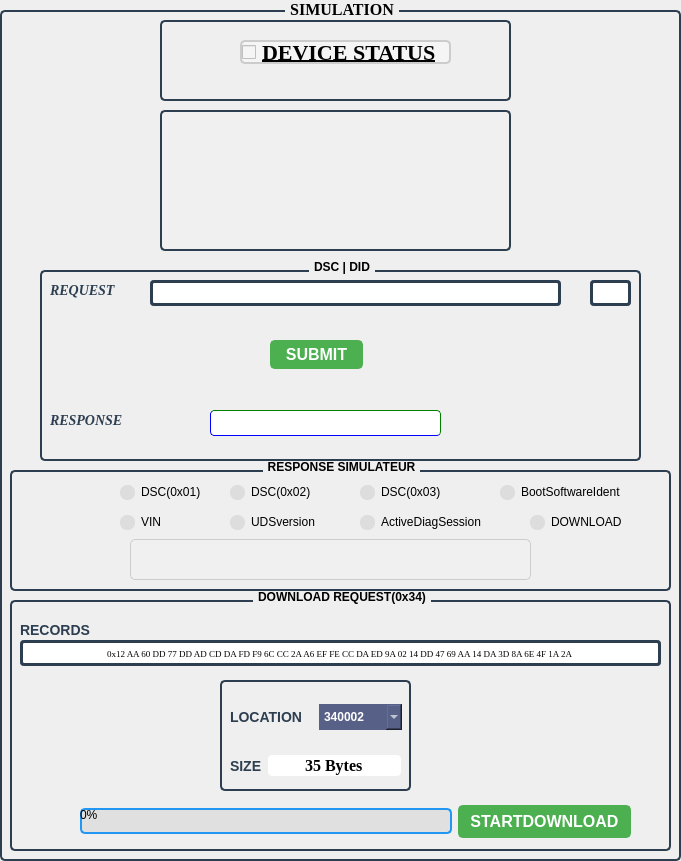
   <widget class="QGroupBox" name="groupBox_Simulation">
    <property name="geometry">
     <rect>
      <x>2170</x>
      <y>10</y>
      <width>681</width>
      <height>861</height>
     </rect>
    </property>
    <property name="font">
     <font>
      <family>Times New Roman</family>
      <pointsize>12</pointsize>
      <bold>true</bold>
     </font>
    </property>
    <property name="styleSheet">
     <string notr="true">  QGroupBox {
      border: 2px solid #2c3e50;
      border-radius: 5px;
      margin-top: 10px;
    }

    QGroupBox::title {
      subcontrol-origin: margin;
      subcontrol-position: top center;
      padding: 0 3px;
     
    }
</string>
    </property>
    <property name="title">
     <string>SIMULATION</string>
    </property>
    <widget class="QGroupBox" name="groupBox_9">
     <property name="geometry">
      <rect>
       <x>160</x>
       <y>10</y>
       <width>351</width>
       <height>91</height>
      </rect>
     </property>
     <property name="styleSheet">
      <string notr="true">QGroupBox { 
    border: 2px solid #2c3e50;
      border-radius: 5px;
      margin-top: 10px;
 } </string>
     </property>
     <property name="title">
      <string/>
     </property>
     <widget class="QCheckBox" name="checkSRV">
      <property name="geometry">
       <rect>
        <x>80</x>
        <y>30</y>
        <width>211</width>
        <height>24</height>
       </rect>
      </property>
      <property name="font">
       <font>
        <family>Times New Roman</family>
        <pointsize>-1</pointsize>
        <italic>false</italic>
        <bold>true</bold>
        <underline>true</underline>
       </font>
      </property>
      <property name="toolTip">
       <string>&lt;html&gt;&lt;head/&gt;&lt;body&gt;&lt;p&gt;&lt;br/&gt;&lt;/p&gt;&lt;/body&gt;&lt;/html&gt;</string>
      </property>
      <property name="whatsThis">
       <string>&lt;html&gt;&lt;head/&gt;&lt;body&gt;&lt;p align=&quot;center&quot;&gt;&lt;br/&gt;&lt;/p&gt;&lt;/body&gt;&lt;/html&gt;</string>
      </property>
      <property name="styleSheet">
       <string notr="true">QCheckBox {
  border: 2px solid #cccccc; /* Light gray border */
  border-radius: 5px; /* Rounded corners */
  background-color: #f5f5f5; /* Light gray background */
  color: black; /* Text color */
  font-size: 22px; /* Font size */
}

QCheckBox::indicator:checked {
  background-color: #008000; /* Green background for checked state */
}
</string>
      </property>
      <property name="text">
       <string>DEVICE STATUS</string>
      </property>
      <property name="checked">
       <bool>false</bool>
      </property>
     </widget>
    </widget>
    <widget class="QTextEdit" name="HandleResField">
     <property name="geometry">
      <rect>
       <x>160</x>
       <y>100</y>
       <width>351</width>
       <height>151</height>
      </rect>
     </property>
     <property name="styleSheet">
      <string notr="true">background-color: #f0f0f0;
border: 2px solid #2c3e50;
      border-radius: 5px;
      margin-top: 10px;
padding: 5px;
font-size: 13px;
font-weight:bold;
font-family: 'Times New Roman'; 
color: #333;</string>
     </property>
    </widget>
    <widget class="QGroupBox" name="groupBox_FF_2">
     <property name="geometry">
      <rect>
       <x>40</x>
       <y>260</y>
       <width>601</width>
       <height>201</height>
      </rect>
     </property>
     <property name="font">
      <font>
       <pointsize>9</pointsize>
       <bold>true</bold>
      </font>
     </property>
     <property name="styleSheet">
      <string notr="true">  QGroupBox {
      border: 2px solid #2c3e50;
      border-radius: 5px;
      margin-top: 10px;
    }

    QGroupBox::title {
      subcontrol-origin: margin;
      subcontrol-position: top center;
      padding: 0 3px;
     
    }
</string>
     </property>
     <property name="title">
      <string>DSC | DID</string>
     </property>
     <widget class="QLabel" name="label_23">
      <property name="geometry">
       <rect>
        <x>10</x>
        <y>20</y>
        <width>101</width>
        <height>20</height>
       </rect>
      </property>
      <property name="font">
       <font>
        <family>Times New Roman</family>
        <pointsize>-1</pointsize>
        <italic>true</italic>
        <bold>true</bold>
       </font>
      </property>
      <property name="styleSheet">
       <string notr="true">  QLabel {
      color: #2c3e50;
      font-size: 14px;
      font-weight: bold;
    }
</string>
      </property>
      <property name="text">
       <string>REQUEST</string>
      </property>
     </widget>
     <widget class="QLineEdit" name="dataField_sim">
      <property name="geometry">
       <rect>
        <x>110</x>
        <y>20</y>
        <width>411</width>
        <height>26</height>
       </rect>
      </property>
      <property name="font">
       <font>
        <family>Times New Roman</family>
        <pointsize>12</pointsize>
        <bold>true</bold>
       </font>
      </property>
      <property name="styleSheet">
       <string notr="true"> QLineEdit { 
                        border-radius: 4px; 
                         color:rgb(0, 0, 0); 
                         background-color: rgb(255, 255, 255); 
                         border-color:  #2c3e50 ;
                          border-top-style:none;
                           border-width: 3px; border-style: solid;} 

QLineEdit:focus { 
                         border-style:outset; 
                         border-width:4px; 
                         border-radius: 4px;
                         border-color: #E0E0E0;
                         color:rgb(0, 0, 0); 
                         background-color: #FFFFFF; } </string>
      </property>
      <property name="alignment">
       <set>Qt::AlignCenter</set>
      </property>
     </widget>
     <widget class="QLabel" name="label_24">
      <property name="geometry">
       <rect>
        <x>10</x>
        <y>150</y>
        <width>111</width>
        <height>20</height>
       </rect>
      </property>
      <property name="font">
       <font>
        <family>Times New Roman</family>
        <pointsize>-1</pointsize>
        <italic>true</italic>
        <bold>true</bold>
       </font>
      </property>
      <property name="styleSheet">
       <string notr="true">  QLabel {
      color: #2c3e50;
      font-size: 14px;
      font-weight: bold;
    }
</string>
      </property>
      <property name="text">
       <string>RESPONSE</string>
      </property>
     </widget>
     <widget class="QLineEdit" name="receivedDataField_sim">
      <property name="geometry">
       <rect>
        <x>170</x>
        <y>150</y>
        <width>231</width>
        <height>26</height>
       </rect>
      </property>
      <property name="font">
       <font>
        <family>Times New Roman</family>
        <pointsize>14</pointsize>
        <bold>true</bold>
       </font>
      </property>
      <property name="styleSheet">
       <string notr="true"> QLineEdit { 
                         border-radius: 4px; 
                         color:rgb(0, 0, 0); 
                         background-color: rgb(255, 255, 255); 
                          border-color:  green green blue blue;border-top-style:none;
border-width: 1px; border-style: solid;} 

QLineEdit:focus { 
                         border-style:outset; 
                         border-width:4px; 
                         border-radius: 4px;
                         border-color: #25C6B2;
                         color:rgb(0, 0, 0); 
                         background-color: #FFFFFF; } </string>
      </property>
      <property name="alignment">
       <set>Qt::AlignCenter</set>
      </property>
     </widget>
     <widget class="QLineEdit" name="ByteCount_sim">
      <property name="geometry">
       <rect>
        <x>550</x>
        <y>20</y>
        <width>41</width>
        <height>26</height>
       </rect>
      </property>
      <property name="styleSheet">
       <string notr="true">QLineEdit { border-radius: 4px; 
                         color:rgb(0, 0, 0); 
                         background-color: rgb(255, 255, 255); 
                         border-color:  #2c3e50 ;
                          border-top-style:none;
                           border-width: 3px; border-style: solid; }</string>
      </property>
      <property name="alignment">
       <set>Qt::AlignCenter</set>
      </property>
     </widget>
     <widget class="QPushButton" name="sendButton_sim">
      <property name="geometry">
       <rect>
        <x>230</x>
        <y>80</y>
        <width>93</width>
        <height>29</height>
       </rect>
      </property>
      <property name="font">
       <font>
        <pointsize>12</pointsize>
        <bold>true</bold>
       </font>
      </property>
      <property name="styleSheet">
       <string notr="true"> QPushButton {
      background-color: #4CAF50;
      color: white;
      border: 2px solid #4CAF50;
      border-radius: 5px;
      padding: 5px 10px;
    }

    QPushButton:hover {
      background-color: #45a049;
    }
</string>
      </property>
      <property name="text">
       <string>SUBMIT</string>
      </property>
     </widget>
    </widget>
    <widget class="QGroupBox" name="groupBox_15">
     <property name="geometry">
      <rect>
       <x>10</x>
       <y>590</y>
       <width>661</width>
       <height>261</height>
      </rect>
     </property>
     <property name="font">
      <font>
       <bold>true</bold>
      </font>
     </property>
     <property name="styleSheet">
      <string notr="true">  QGroupBox {
      border: 2px solid #2c3e50;
      border-radius: 5px;
      margin-top: 10px;
    }

    QGroupBox::title {
      subcontrol-origin: margin;
      subcontrol-position: top center;
      padding: 0 3px;
     
    }
</string>
     </property>
     <property name="title">
      <string>DOWNLOAD REQUEST(0x34)</string>
     </property>
     <widget class="QLineEdit" name="Data">
      <property name="geometry">
       <rect>
        <x>10</x>
        <y>50</y>
        <width>641</width>
        <height>26</height>
       </rect>
      </property>
      <property name="font">
       <font>
        <family>Times New Roman</family>
        <pointsize>7</pointsize>
        <bold>false</bold>
       </font>
      </property>
      <property name="styleSheet">
       <string notr="true"> QLineEdit { 
                          border-radius: 4px; 
                         color:rgb(0, 0, 0); 
                         background-color: rgb(255, 255, 255); 
                         border-color:  #2c3e50 ;
                          border-top-style:none;
                           border-width: 3px; border-style: solid;} 

QLineEdit:focus { 
                         border-style:outset; 
                         border-width:4px; 
                         border-radius: 4px;
                         border-color: #E0E0E0;
                         color:rgb(0, 0, 0); 
                         background-color: #FFFFFF; } </string>
      </property>
      <property name="text">
       <string>0x12 AA 60 DD 77 DD AD CD DA FD F9 6C CC 2A A6 EF FE CC DA ED 9A 02 14 DD 47 69 AA 14 DA 3D 8A 6E 4F 1A 2A</string>
      </property>
      <property name="alignment">
       <set>Qt::AlignCenter</set>
      </property>
     </widget>
     <widget class="QGroupBox" name="groupBox_16">
      <property name="geometry">
       <rect>
        <x>210</x>
        <y>80</y>
        <width>191</width>
        <height>121</height>
       </rect>
      </property>
      <property name="title">
       <string/>
      </property>
      <widget class="QWidget" name="layoutWidget">
       <property name="geometry">
        <rect>
         <x>10</x>
         <y>30</y>
         <width>172</width>
         <height>34</height>
        </rect>
       </property>
       <layout class="QHBoxLayout" name="horizontalLayout">
        <item>
         <widget class="QLabel" name="label_20">
          <property name="styleSheet">
           <string notr="true">  QLabel {
      color: #2c3e50;
      font-size: 14px;
      font-weight: bold;
    }
</string>
          </property>
          <property name="text">
           <string>LOCATION</string>
          </property>
         </widget>
        </item>
        <item>
         <widget class="QComboBox" name="LocationSelect">
          <property name="styleSheet">
           <string notr="true">QComboBox{
border:                 none;
background-color:   rgb(87, 96, 134);
color:                      rgb(255, 255, 255);
font-weight:            bold;
padding:                    5px 

}

QListView{
    border:                 none;
    color:                      rgb(87, 96, 134);
    background-color:   rgb(255, 255, 255);
    font-weight:            bold;
    selection-background-color: rgb(47, 175, 178);
    show-decoration-selected: 1;
    margin-left:                -10px;
    padding-left    :           15px;
}

QListView::item:hover{

    background-color:   rgb(47, 175, 178);
    border:                 none;
}</string>
          </property>
          <item>
           <property name="text">
            <string>340002</string>
           </property>
          </item>
          <item>
           <property name="text">
            <string>345512</string>
           </property>
          </item>
          <item>
           <property name="text">
            <string>3489DD</string>
           </property>
          </item>
          <item>
           <property name="text">
            <string>3677BE</string>
           </property>
          </item>
          <item>
           <property name="text">
            <string>3912AC</string>
           </property>
          </item>
         </widget>
        </item>
       </layout>
      </widget>
      <widget class="QWidget" name="layoutWidget">
       <property name="geometry">
        <rect>
         <x>10</x>
         <y>80</y>
         <width>171</width>
         <height>31</height>
        </rect>
       </property>
       <layout class="QHBoxLayout" name="horizontalLayout_2">
        <item>
         <widget class="QLabel" name="label_28">
          <property name="styleSheet">
           <string notr="true">  QLabel {
      color: #2c3e50;
      font-size: 14px;
      font-weight: bold;
    }
</string>
          </property>
          <property name="text">
           <string>SIZE</string>
          </property>
         </widget>
        </item>
        <item>
         <widget class="QLineEdit" name="dataField_sim_3">
          <property name="font">
           <font>
            <family>Times New Roman</family>
            <pointsize>12</pointsize>
            <bold>true</bold>
           </font>
          </property>
          <property name="styleSheet">
           <string notr="true"> QLineEdit { 
                         border-radius: 4px; 
                         color:rgb(0, 0, 0); 
                         background-color: rgb(255, 255, 255); } 

QLineEdit:focus { 
                         border-style:outset; 
                         border-width:4px; 
                         border-radius: 4px;
                         border-color: #E0E0E0;
                         color:rgb(0, 0, 0); 
                         background-color: #FFFFFF; } </string>
          </property>
          <property name="text">
           <string>35 Bytes</string>
          </property>
          <property name="alignment">
           <set>Qt::AlignCenter</set>
          </property>
         </widget>
        </item>
       </layout>
      </widget>
     </widget>
     <widget class="QLabel" name="label_29">
      <property name="geometry">
       <rect>
        <x>10</x>
        <y>30</y>
        <width>81</width>
        <height>20</height>
       </rect>
      </property>
      <property name="styleSheet">
       <string notr="true">  QLabel {
      color: #2c3e50;
      font-size: 14px;
      font-weight: bold;
    }
</string>
      </property>
      <property name="text">
       <string>RECORDS</string>
      </property>
     </widget>
     <widget class="QWidget" name="layoutWidget">
      <property name="geometry">
       <rect>
        <x>70</x>
        <y>210</y>
        <width>551</width>
        <height>43</height>
       </rect>
      </property>
      <layout class="QHBoxLayout" name="horizontalLayout_3">
       <item>
        <widget class="QProgressBar" name="progressBar">
         <property name="styleSheet">
          <string notr="true">QProgressBar { border: 2px solid #2196F3; border-radius: 5px; background-color: #E0E0E0; } QProgressBar::chunk { background-color: #2196F3; width: 20px; }</string>
         </property>
         <property name="value">
          <number>0</number>
         </property>
        </widget>
       </item>
       <item>
        <widget class="QPushButton" name="DownloadBtn">
         <property name="font">
          <font>
           <pointsize>12</pointsize>
           <bold>true</bold>
          </font>
         </property>
         <property name="styleSheet">
          <string notr="true"> QPushButton {
      background-color: #4CAF50;
      color: white;
      border: 2px solid #4CAF50;
      border-radius: 5px;
      padding: 5px 10px;
    }

    QPushButton:hover {
      background-color: #45a049;
    }
</string>
         </property>
         <property name="text">
          <string>STARTDOWNLOAD</string>
         </property>
        </widget>
       </item>
      </layout>
     </widget>
    </widget>
    <widget class="QGroupBox" name="groupBox_21">
     <property name="geometry">
      <rect>
       <x>10</x>
       <y>460</y>
       <width>661</width>
       <height>131</height>
      </rect>
     </property>
     <property name="font">
      <font>
       <bold>true</bold>
      </font>
     </property>
     <property name="styleSheet">
      <string notr="true">  QGroupBox {
      border: 2px solid #2c3e50;
      border-radius: 5px;
      margin-top: 10px;
    }

    QGroupBox::title {
      subcontrol-origin: margin;
      subcontrol-position: top center;
      padding: 0 3px;
     
    }
</string>
     </property>
     <property name="title">
      <string>RESPONSE SIMULATEUR</string>
     </property>
     <widget class="QLineEdit" name="dataField_ResSimulateur">
      <property name="geometry">
       <rect>
        <x>120</x>
        <y>79</y>
        <width>401</width>
        <height>41</height>
       </rect>
      </property>
      <property name="font">
       <font>
        <family>Arial</family>
        <pointsize>14</pointsize>
        <italic>false</italic>
        <bold>false</bold>
       </font>
      </property>
      <property name="styleSheet">
       <string notr="true">QLineEdit {
  /* General styles for the line edit widget */
  background-color: #f0f0f0; /* Light gray background */
  border: 1px solid #ccc; /* Light gray border */
  padding: 5px; /* Padding around the text */
  font: 14pt &quot;Arial&quot;; /* Font style and size */
  color: black; /* Text color */
  border-radius: 5px; /* Rounded corners */
}

QLineEdit:focus {
  /* Styles for when the line edit has focus */
  background-color: white; /* White background when focused */
  border: 1px solid #007bff; /* Blue border when focused */
}

QLineEdit::disabled {
  /* Styles for when the line edit is disabled */
  background-color: #e0e0e0; /* Grayed out background */
  color: #999; /* Grayed out text color */
}
</string>
      </property>
      <property name="text">
       <string/>
      </property>
      <property name="alignment">
       <set>Qt::AlignCenter</set>
      </property>
     </widget>
     <widget class="QRadioButton" name="DSC0x01">
      <property name="geometry">
       <rect>
        <x>110</x>
        <y>20</y>
        <width>101</width>
        <height>24</height>
       </rect>
      </property>
      <property name="styleSheet">
       <string notr="true">QRadioButton {
  /* Adjust font size, color, etc. */
  font: 12pt &quot;Arial&quot;;
  color: black;
}

QRadioButton::indicator {
  /* Change indicator size, color, border, etc. */
  width: 15px;
  height: 15px;
  border-radius: 7px;
  background-color: #ddd;
}

QRadioButton::indicator:checked {
  /* Style the indicator when checked */
  background-color: #4CAF50; /* Green */
}
</string>
      </property>
      <property name="text">
       <string>DSC(0x01)</string>
      </property>
     </widget>
     <widget class="QRadioButton" name="DSC0x02">
      <property name="geometry">
       <rect>
        <x>220</x>
        <y>20</y>
        <width>101</width>
        <height>24</height>
       </rect>
      </property>
      <property name="styleSheet">
       <string notr="true">QRadioButton {
  /* Adjust font size, color, etc. */
  font: 12pt &quot;Arial&quot;;
  color: black;
}

QRadioButton::indicator {
  /* Change indicator size, color, border, etc. */
  width: 15px;
  height: 15px;
  border-radius: 7px;
  background-color: #ddd;
}

QRadioButton::indicator:checked {
  /* Style the indicator when checked */
  background-color: #4CAF50; /* Green */
}
</string>
      </property>
      <property name="text">
       <string>DSC(0x02)</string>
      </property>
     </widget>
     <widget class="QRadioButton" name="DSC0x03">
      <property name="geometry">
       <rect>
        <x>350</x>
        <y>20</y>
        <width>111</width>
        <height>24</height>
       </rect>
      </property>
      <property name="styleSheet">
       <string notr="true">QRadioButton {
  /* Adjust font size, color, etc. */
  font: 12pt &quot;Arial&quot;;
  color: black;
}

QRadioButton::indicator {
  /* Change indicator size, color, border, etc. */
  width: 15px;
  height: 15px;
  border-radius: 7px;
  background-color: #ddd;
}

QRadioButton::indicator:checked {
  /* Style the indicator when checked */
  background-color: #4CAF50; /* Green */
}
</string>
      </property>
      <property name="text">
       <string>DSC(0x03)</string>
      </property>
     </widget>
     <widget class="QRadioButton" name="VIN">
      <property name="geometry">
       <rect>
        <x>110</x>
        <y>50</y>
        <width>91</width>
        <height>24</height>
       </rect>
      </property>
      <property name="styleSheet">
       <string notr="true">QRadioButton {
  /* Adjust font size, color, etc. */
  font: 12pt &quot;Arial&quot;;
  color: black;
}

QRadioButton::indicator {
  /* Change indicator size, color, border, etc. */
  width: 15px;
  height: 15px;
  border-radius: 7px;
  background-color: #ddd;
}

QRadioButton::indicator:checked {
  /* Style the indicator when checked */
  background-color: #4CAF50; /* Green */
}
</string>
      </property>
      <property name="text">
       <string>VIN</string>
      </property>
     </widget>
     <widget class="QRadioButton" name="BSI">
      <property name="geometry">
       <rect>
        <x>490</x>
        <y>20</y>
        <width>161</width>
        <height>24</height>
       </rect>
      </property>
      <property name="styleSheet">
       <string notr="true">QRadioButton {
  /* Adjust font size, color, etc. */
  font: 12pt &quot;Arial&quot;;
  color: black;
}

QRadioButton::indicator {
  /* Change indicator size, color, border, etc. */
  width: 15px;
  height: 15px;
  border-radius: 7px;
  background-color: #ddd;
}

QRadioButton::indicator:checked {
  /* Style the indicator when checked */
  background-color: #4CAF50; /* Green */
}
</string>
      </property>
      <property name="text">
       <string>BootSoftwareIdent</string>
      </property>
     </widget>
     <widget class="QRadioButton" name="UDSv">
      <property name="geometry">
       <rect>
        <x>220</x>
        <y>50</y>
        <width>111</width>
        <height>24</height>
       </rect>
      </property>
      <property name="styleSheet">
       <string notr="true">QRadioButton {
  /* Adjust font size, color, etc. */
  font: 12pt &quot;Arial&quot;;
  color: black;
}

QRadioButton::indicator {
  /* Change indicator size, color, border, etc. */
  width: 15px;
  height: 15px;
  border-radius: 7px;
  background-color: #ddd;
}

QRadioButton::indicator:checked {
  /* Style the indicator when checked */
  background-color: #4CAF50; /* Green */
}
</string>
      </property>
      <property name="text">
       <string>UDSversion</string>
      </property>
     </widget>
     <widget class="QRadioButton" name="ActiveDS">
      <property name="geometry">
       <rect>
        <x>350</x>
        <y>50</y>
        <width>161</width>
        <height>24</height>
       </rect>
      </property>
      <property name="styleSheet">
       <string notr="true">QRadioButton {
  /* Adjust font size, color, etc. */
  font: 12pt &quot;Arial&quot;;
  color: black;
}

QRadioButton::indicator {
  /* Change indicator size, color, border, etc. */
  width: 15px;
  height: 15px;
  border-radius: 7px;
  background-color: #ddd;
}

QRadioButton::indicator:checked {
  /* Style the indicator when checked */
  background-color: #4CAF50; /* Green */
}
</string>
      </property>
      <property name="text">
       <string>ActiveDiagSession</string>
      </property>
     </widget>
     <widget class="QRadioButton" name="DOWNLOAD">
      <property name="geometry">
       <rect>
        <x>520</x>
        <y>50</y>
        <width>131</width>
        <height>24</height>
       </rect>
      </property>
      <property name="styleSheet">
       <string notr="true">QRadioButton {
  /* Adjust font size, color, etc. */
  font: 12pt &quot;Arial&quot;;
  color: black;
}

QRadioButton::indicator {
  /* Change indicator size, color, border, etc. */
  width: 15px;
  height: 15px;
  border-radius: 7px;
  background-color: #ddd;
}

QRadioButton::indicator:checked {
  /* Style the indicator when checked */
  background-color: #4CAF50; /* Green */
}
</string>
      </property>
      <property name="text">
       <string>DOWNLOAD</string>
      </property>
     </widget>
    </widget>
   </widget>
